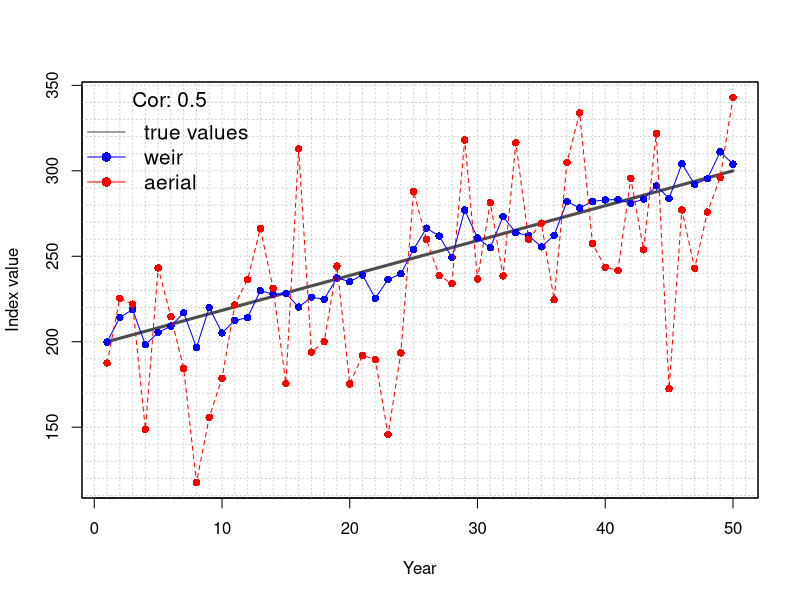

Recreate this plot in R.


# variables: weir and aerial survey standard
# deviations, the correlation between the surveys
# and the number of samples
# 



sd_weir <- 10
sd_aerial <- 50
cor_wa <- 0.5
n <- 50



library(mvtnorm)

# get the covariance matrix
crmat <- matrix(c(1,cor_wa,cor_wa,1), nrow=2, ncol=2)
sds <- c(sd_weir, sd_aerial)
cvmat <- crmat
cvmat <- crmat * prod(sds)
diag(cvmat) <- sds^2

# the mean values
x0 <- matrix(rep(seq(200, 300, length.out=n),2), ncol=2)

xTEST <- 32

# here is a change
ytest <- 33.3

#another change
ztest =0

# get the deviations from the mean
x1 <- rmvnorm(n, mean=c(0, 0), sigma=cvmat)

# new trend for the indices
x2 <- x1 + x0

# graph paper setup
hl <- seq(100, 400, 10)
vl <- seq(-10, n+0.1*n, 1)

# plot the true mean and the deviations
# for both the surveys
plot(x0[,1], type='n', ylim=range(x0,x2),
     xlab='Year', ylab='Index value')
abline(h=hl, v=vl, lty=3, col='gray80')
lines(x0[,1], type='l', ylim=range(x0,x2),
      lwd=3, col='gray30')
matplot(x2, type='o', add=TRUE, pch=16,
        col=c('blue', 'red'))
box()

legend('topleft', pch=c(NA, 16, 16), lty=1,
       col=c('gray30', 'blue', 'red'),
       legend=c('true values', 'weir', 'aerial'),
       bty='n', cex=1.25, title=paste('Cor:', cor_wa))


# correlation of deviations
print(cor(x1))

# observed correlation with trend
print(cor(x2))
